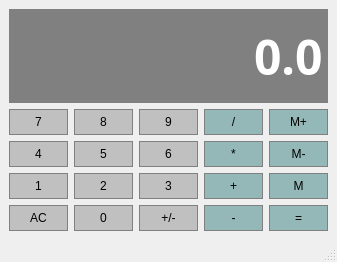
<?xml version="1.0" encoding="UTF-8"?>
<ui version="4.0">
 <class>Calculator</class>
 <widget class="QMainWindow" name="Calculator">
  <property name="geometry">
   <rect>
    <x>0</x>
    <y>0</y>
    <width>337</width>
    <height>262</height>
   </rect>
  </property>
  <property name="sizePolicy">
   <sizepolicy hsizetype="Preferred" vsizetype="Preferred">
    <horstretch>0</horstretch>
    <verstretch>0</verstretch>
   </sizepolicy>
  </property>
  <property name="windowTitle">
   <string>Calculator</string>
  </property>
  <widget class="QWidget" name="centralwidget">
   <layout class="QGridLayout" name="gridLayout">
    <item row="3" column="4">
     <widget class="QPushButton" name="MemGet">
      <property name="sizePolicy">
       <sizepolicy hsizetype="Preferred" vsizetype="Preferred">
        <horstretch>0</horstretch>
        <verstretch>0</verstretch>
       </sizepolicy>
      </property>
      <property name="styleSheet">
       <string notr="true">QPushButton {
    background-color: #94b8b8; 
	border: 1px solid gray;
	border-radius: 0px;
	padding: 5px;
}
QPushButton:pressed {
    background-color: #A9A9A9; 
	border: 1px solid gray;
	border-radius: 0px;
	padding: 5px;
}</string>
      </property>
      <property name="text">
       <string>M-</string>
      </property>
     </widget>
    </item>
    <item row="2" column="3">
     <widget class="QPushButton" name="Divide">
      <property name="sizePolicy">
       <sizepolicy hsizetype="Preferred" vsizetype="Preferred">
        <horstretch>0</horstretch>
        <verstretch>0</verstretch>
       </sizepolicy>
      </property>
      <property name="styleSheet">
       <string notr="true">QPushButton {
    background-color: #94b8b8; 
	border: 1px solid gray;
	border-radius: 0px;
	padding: 5px;
}
QPushButton:pressed {
    background-color: #A9A9A9; 
	border: 1px solid gray;
	border-radius: 0px;
	padding: 5px;
}</string>
      </property>
      <property name="text">
       <string>/</string>
      </property>
     </widget>
    </item>
    <item row="2" column="2">
     <widget class="QPushButton" name="Button9">
      <property name="sizePolicy">
       <sizepolicy hsizetype="Preferred" vsizetype="Preferred">
        <horstretch>0</horstretch>
        <verstretch>0</verstretch>
       </sizepolicy>
      </property>
      <property name="styleSheet">
       <string notr="true">QPushButton {
    background-color: #C0C0C0; 
	border: 1px solid gray;
	border-radius: 0px;
	padding: 5px;
}
QPushButton:pressed {
    background-color: #A9A9A9; 
	border: 1px solid gray;
	border-radius: 0px;
	padding: 5px;
}</string>
      </property>
      <property name="text">
       <string>9</string>
      </property>
     </widget>
    </item>
    <item row="2" column="0">
     <widget class="QPushButton" name="Button7">
      <property name="sizePolicy">
       <sizepolicy hsizetype="Preferred" vsizetype="Preferred">
        <horstretch>0</horstretch>
        <verstretch>0</verstretch>
       </sizepolicy>
      </property>
      <property name="styleSheet">
       <string notr="true">QPushButton {
    background-color: #C0C0C0; 
	border: 1px solid gray;
	border-radius: 0px;
	padding: 5px;
}
QPushButton:pressed {
    background-color: #A9A9A9; 
	border: 1px solid gray;
	border-radius: 0px;
	padding: 5px;
}</string>
      </property>
      <property name="text">
       <string>7</string>
      </property>
     </widget>
    </item>
    <item row="3" column="1">
     <widget class="QPushButton" name="Button5">
      <property name="sizePolicy">
       <sizepolicy hsizetype="Preferred" vsizetype="Preferred">
        <horstretch>0</horstretch>
        <verstretch>0</verstretch>
       </sizepolicy>
      </property>
      <property name="styleSheet">
       <string notr="true">QPushButton {
    background-color: #C0C0C0; 
	border: 1px solid gray;
	border-radius: 0px;
	padding: 5px;
}
QPushButton:pressed {
    background-color: #A9A9A9; 
	border: 1px solid gray;
	border-radius: 0px;
	padding: 5px;
}</string>
      </property>
      <property name="text">
       <string>5</string>
      </property>
     </widget>
    </item>
    <item row="3" column="3">
     <widget class="QPushButton" name="Multiply">
      <property name="sizePolicy">
       <sizepolicy hsizetype="Preferred" vsizetype="Preferred">
        <horstretch>0</horstretch>
        <verstretch>0</verstretch>
       </sizepolicy>
      </property>
      <property name="styleSheet">
       <string notr="true">QPushButton {
    background-color: #94b8b8; 
	border: 1px solid gray;
	border-radius: 0px;
	padding: 5px;
}
QPushButton:pressed {
    background-color: #A9A9A9; 
	border: 1px solid gray;
	border-radius: 0px;
	padding: 5px;
}</string>
      </property>
      <property name="text">
       <string>*</string>
      </property>
     </widget>
    </item>
    <item row="2" column="1">
     <widget class="QPushButton" name="Button8">
      <property name="sizePolicy">
       <sizepolicy hsizetype="Preferred" vsizetype="Preferred">
        <horstretch>0</horstretch>
        <verstretch>0</verstretch>
       </sizepolicy>
      </property>
      <property name="styleSheet">
       <string notr="true">QPushButton {
    background-color: #C0C0C0; 
	border: 1px solid gray;
	border-radius: 0px;
	padding: 5px;
}
QPushButton:pressed {
    background-color: #A9A9A9; 
	border: 1px solid gray;
	border-radius: 0px;
	padding: 5px;
}</string>
      </property>
      <property name="text">
       <string>8</string>
      </property>
     </widget>
    </item>
    <item row="3" column="0">
     <widget class="QPushButton" name="Button4">
      <property name="sizePolicy">
       <sizepolicy hsizetype="Preferred" vsizetype="Preferred">
        <horstretch>0</horstretch>
        <verstretch>0</verstretch>
       </sizepolicy>
      </property>
      <property name="styleSheet">
       <string notr="true">QPushButton {
    background-color: #C0C0C0; 
	border: 1px solid gray;
	border-radius: 0px;
	padding: 5px;
}
QPushButton:pressed {
    background-color: #A9A9A9; 
	border: 1px solid gray;
	border-radius: 0px;
	padding: 5px;
}</string>
      </property>
      <property name="text">
       <string>4</string>
      </property>
     </widget>
    </item>
    <item row="3" column="2">
     <widget class="QPushButton" name="Button6">
      <property name="sizePolicy">
       <sizepolicy hsizetype="Preferred" vsizetype="Preferred">
        <horstretch>0</horstretch>
        <verstretch>0</verstretch>
       </sizepolicy>
      </property>
      <property name="styleSheet">
       <string notr="true">QPushButton {
    background-color: #C0C0C0; 
	border: 1px solid gray;
	border-radius: 0px;
	padding: 5px;
}
QPushButton:pressed {
    background-color: #A9A9A9; 
	border: 1px solid gray;
	border-radius: 0px;
	padding: 5px;
}</string>
      </property>
      <property name="text">
       <string>6</string>
      </property>
     </widget>
    </item>
    <item row="4" column="0">
     <widget class="QPushButton" name="Button1">
      <property name="sizePolicy">
       <sizepolicy hsizetype="Preferred" vsizetype="Preferred">
        <horstretch>0</horstretch>
        <verstretch>0</verstretch>
       </sizepolicy>
      </property>
      <property name="styleSheet">
       <string notr="true">QPushButton {
    background-color: #C0C0C0; 
	border: 1px solid gray;
	border-radius: 0px;
	padding: 5px;
}
QPushButton:pressed {
    background-color: #A9A9A9; 
	border: 1px solid gray;
	border-radius: 0px;
	padding: 5px;
}</string>
      </property>
      <property name="text">
       <string>1</string>
      </property>
     </widget>
    </item>
    <item row="2" column="4">
     <widget class="QPushButton" name="MemAdd">
      <property name="sizePolicy">
       <sizepolicy hsizetype="Preferred" vsizetype="Preferred">
        <horstretch>0</horstretch>
        <verstretch>0</verstretch>
       </sizepolicy>
      </property>
      <property name="styleSheet">
       <string notr="true">QPushButton {
    background-color: #94b8b8; 
	border: 1px solid gray;
	border-radius: 0px;
	padding: 5px;
}
QPushButton:pressed {
    background-color: #A9A9A9; 
	border: 1px solid gray;
	border-radius: 0px;
	padding: 5px;
}</string>
      </property>
      <property name="text">
       <string>M+</string>
      </property>
     </widget>
    </item>
    <item row="5" column="0">
     <widget class="QPushButton" name="Clear">
      <property name="sizePolicy">
       <sizepolicy hsizetype="Preferred" vsizetype="Preferred">
        <horstretch>0</horstretch>
        <verstretch>0</verstretch>
       </sizepolicy>
      </property>
      <property name="styleSheet">
       <string notr="true">QPushButton {
    background-color: #C0C0C0; 
	border: 1px solid gray;
	border-radius: 0px;
	padding: 5px;
}
QPushButton:pressed {
    background-color: #A9A9A9; 
	border: 1px solid gray;
	border-radius: 0px;
	padding: 5px;
}</string>
      </property>
      <property name="text">
       <string>AC</string>
      </property>
     </widget>
    </item>
    <item row="4" column="1">
     <widget class="QPushButton" name="Button2">
      <property name="sizePolicy">
       <sizepolicy hsizetype="Preferred" vsizetype="Preferred">
        <horstretch>0</horstretch>
        <verstretch>0</verstretch>
       </sizepolicy>
      </property>
      <property name="styleSheet">
       <string notr="true">QPushButton {
    background-color: #C0C0C0; 
	border: 1px solid gray;
	border-radius: 0px;
	padding: 5px;
}
QPushButton:pressed {
    background-color: #A9A9A9; 
	border: 1px solid gray;
	border-radius: 0px;
	padding: 5px;
}</string>
      </property>
      <property name="text">
       <string>2</string>
      </property>
     </widget>
    </item>
    <item row="5" column="1">
     <widget class="QPushButton" name="Button0">
      <property name="sizePolicy">
       <sizepolicy hsizetype="Preferred" vsizetype="Preferred">
        <horstretch>0</horstretch>
        <verstretch>0</verstretch>
       </sizepolicy>
      </property>
      <property name="styleSheet">
       <string notr="true">QPushButton {
    background-color: #C0C0C0; 
	border: 1px solid gray;
	border-radius: 0px;
	padding: 5px;
}
QPushButton:pressed {
    background-color: #A9A9A9; 
	border: 1px solid gray;
	border-radius: 0px;
	padding: 5px;
}</string>
      </property>
      <property name="text">
       <string>0</string>
      </property>
     </widget>
    </item>
    <item row="4" column="2">
     <widget class="QPushButton" name="Button3">
      <property name="sizePolicy">
       <sizepolicy hsizetype="Preferred" vsizetype="Preferred">
        <horstretch>0</horstretch>
        <verstretch>0</verstretch>
       </sizepolicy>
      </property>
      <property name="styleSheet">
       <string notr="true">QPushButton {
    background-color: #C0C0C0; 
	border: 1px solid gray;
	border-radius: 0px;
	padding: 5px;
}
QPushButton:pressed {
    background-color: #A9A9A9; 
	border: 1px solid gray;
	border-radius: 0px;
	padding: 5px;
}</string>
      </property>
      <property name="text">
       <string>3</string>
      </property>
     </widget>
    </item>
    <item row="5" column="2">
     <widget class="QPushButton" name="ChangeSign">
      <property name="sizePolicy">
       <sizepolicy hsizetype="Preferred" vsizetype="Preferred">
        <horstretch>0</horstretch>
        <verstretch>0</verstretch>
       </sizepolicy>
      </property>
      <property name="styleSheet">
       <string notr="true">QPushButton {
    background-color: #C0C0C0; 
	border: 1px solid gray;
	border-radius: 0px;
	padding: 5px;
}
QPushButton:pressed {
    background-color: #A9A9A9; 
	border: 1px solid gray;
	border-radius: 0px;
	padding: 5px;
}</string>
      </property>
      <property name="text">
       <string>+/-</string>
      </property>
     </widget>
    </item>
    <item row="4" column="3">
     <widget class="QPushButton" name="Add">
      <property name="sizePolicy">
       <sizepolicy hsizetype="Preferred" vsizetype="Preferred">
        <horstretch>0</horstretch>
        <verstretch>0</verstretch>
       </sizepolicy>
      </property>
      <property name="styleSheet">
       <string notr="true">QPushButton {
    background-color: #94b8b8; 
	border: 1px solid gray;
	border-radius: 0px;
	padding: 5px;
}
QPushButton:pressed {
    background-color: #A9A9A9; 
	border: 1px solid gray;
	border-radius: 0px;
	padding: 5px;
}</string>
      </property>
      <property name="text">
       <string>+</string>
      </property>
     </widget>
    </item>
    <item row="5" column="3">
     <widget class="QPushButton" name="Subtract">
      <property name="sizePolicy">
       <sizepolicy hsizetype="Preferred" vsizetype="Preferred">
        <horstretch>0</horstretch>
        <verstretch>0</verstretch>
       </sizepolicy>
      </property>
      <property name="styleSheet">
       <string notr="true">QPushButton {
    background-color: #94b8b8; 
	border: 1px solid gray;
	border-radius: 0px;
	padding: 5px;
}
QPushButton:pressed {
    background-color: #A9A9A9; 
	border: 1px solid gray;
	border-radius: 0px;
	padding: 5px;
}</string>
      </property>
      <property name="text">
       <string>-</string>
      </property>
     </widget>
    </item>
    <item row="4" column="4">
     <widget class="QPushButton" name="MemClear">
      <property name="sizePolicy">
       <sizepolicy hsizetype="Preferred" vsizetype="Preferred">
        <horstretch>0</horstretch>
        <verstretch>0</verstretch>
       </sizepolicy>
      </property>
      <property name="styleSheet">
       <string notr="true">QPushButton {
    background-color: #94b8b8; 
	border: 1px solid gray;
	border-radius: 0px;
	padding: 5px;
}
QPushButton:pressed {
    background-color: #A9A9A9; 
	border: 1px solid gray;
	border-radius: 0px;
	padding: 5px;
}</string>
      </property>
      <property name="text">
       <string>M</string>
      </property>
     </widget>
    </item>
    <item row="5" column="4">
     <widget class="QPushButton" name="Equals">
      <property name="sizePolicy">
       <sizepolicy hsizetype="Preferred" vsizetype="Preferred">
        <horstretch>0</horstretch>
        <verstretch>0</verstretch>
       </sizepolicy>
      </property>
      <property name="styleSheet">
       <string notr="true">QPushButton {
    background-color: #94b8b8; 
	border: 1px solid gray;
	border-radius: 0px;
	padding: 5px;
}
QPushButton:pressed {
    background-color: #A9A9A9; 
	border: 1px solid gray;
	border-radius: 0px;
	padding: 5px;
}</string>
      </property>
      <property name="text">
       <string>=</string>
      </property>
     </widget>
    </item>
    <item row="1" column="0" colspan="5">
     <widget class="QLineEdit" name="Display">
      <property name="sizePolicy">
       <sizepolicy hsizetype="Preferred" vsizetype="Expanding">
        <horstretch>0</horstretch>
        <verstretch>0</verstretch>
       </sizepolicy>
      </property>
      <property name="font">
       <font>
        <family>Agency FB</family>
        <pointsize>36</pointsize>
        <weight>75</weight>
        <bold>true</bold>
       </font>
      </property>
      <property name="styleSheet">
       <string notr="true">QLineEdit{
	background-color:gray;
	border:1px solid gray;
	color:#ffffff;
}</string>
      </property>
      <property name="text">
       <string>0.0</string>
      </property>
      <property name="alignment">
       <set>Qt::AlignRight|Qt::AlignTrailing|Qt::AlignVCenter</set>
      </property>
     </widget>
    </item>
   </layout>
  </widget>
  <widget class="QMenuBar" name="menubar">
   <property name="geometry">
    <rect>
     <x>0</x>
     <y>0</y>
     <width>337</width>
     <height>23</height>
    </rect>
   </property>
  </widget>
  <widget class="QStatusBar" name="statusbar"/>
 </widget>
 <resources/>
 <connections/>
</ui>
